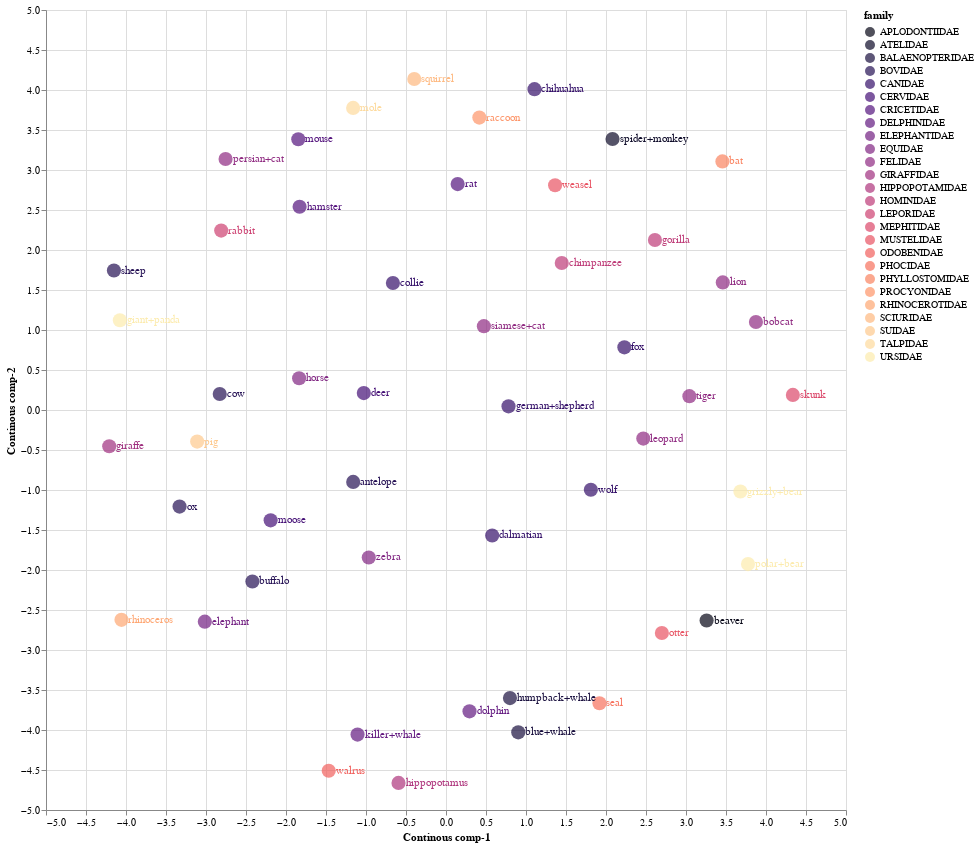

Source (notebook cell):
### Code cell
source = MDS_continous_df1

points = alt.Chart(source).mark_circle(size=200).encode(
    x='Continous comp-1:Q',
    y='Continous comp-2:Q',
    color=alt.Color('family:N', scale=alt.Scale(scheme='Magma'))
    ).properties(
    width=800,
    height=800
)

text = points.mark_text(
    align='left',
    baseline='middle',
    dx=7
).encode(
    text='index:N'
)

points.interactive() + text

### Figure 1 — Vega-Lite specification as saved in the notebook (floating-point values rounded to 4 significant figures)
{"config": {"view": {"continuousWidth": 400, "continuousHeight": 300}}, "layer": [{"mark": {"type": "circle", "size": 200}, "encoding": {"color": {"field": "family", "scale": {"scheme": "Magma"}, "type": "nominal"}, "x": {"field": "Continous comp-1", "type": "quantitative"}, "y": {"field": "Continous comp-2", "type": "quantitative"}}, "height": 800, "selection": {"selector022": {"type": "interval", "bind": "scales", "encodings": ["x", "y"]}}, "width": 800}, {"mark": {"type": "text", "align": "left", "baseline": "middle", "dx": 7}, "encoding": {"color": {"field": "family", "scale": {"scheme": "Magma"}, "type": "nominal"}, "text": {"field": "index", "type": "nominal"}, "x": {"field": "Continous comp-1", "type": "quantitative"}, "y": {"field": "Continous comp-2", "type": "quantitative"}}, "height": 800, "width": 800}], "data": {"name": "data-be013db7db6c32779ffae5404b386aa8"}, "$schema": "https://vega.github.io/schema/vega-lite/v4.17.0.json", "datasets": {"data-be013db7db6c32779ffae5404b386aa8": [{"Continous comp-1": -1.16, "Continous comp-2": -0.8992, "index": "antelope", "order": "ARTIODACTYLA", "family": "BOVIDAE", "K_mean": 3}, {"Continous comp-1": 3.68, "Continous comp-2": -1.019, "index": "grizzly+bear", "order": "CARNIVORA", "family": "URSIDAE", "K_mean": 21}, {"Continous comp-1": -1.106, "Continous comp-2": -4.058, "index": "killer+whale", "order": "ARTIODACTYLA", "family": "DELPHINIDAE", "K_mean": 15}, {"Continous comp-1": 3.258, "Continous comp-2": -2.631, "index": "beaver", "order": "RODENTIA", "family": "APLODONTIIDAE", "K_mean": 6}, {"Continous comp-1": 0.5773, "Continous comp-2": -1.568, "index": "dalmatian", "order": "CARNIVORA", "family": "CANIDAE", "K_mean": 4}, {"Continous comp-1": -2.756, "Continous comp-2": 3.137, "index": "persian+cat", "order": "CARNIVORA", "family": "FELIDAE", "K_mean": 4}, {"Continous comp-1": -1.836, "Continous comp-2": 0.3966, "index": "horse", "order": "PERISSODACTYLA", "family": "EQUIDAE", "K_mean": 20}, {"Continous comp-1": 0.7813, "Continous comp-2": 0.04564, "index": "german+shepherd", "order": "CARNIVORA", "family": "CANIDAE", "K_mean": 4}, {"Continous comp-1": 0.9033, "Continous comp-2": -4.029, "index": "blue+whale", "order": "ARTIODACTYLA", "family": "BALAENOPTERIDAE", "K_mean": 5}, {"Continous comp-1": 0.4737, "Continous comp-2": 1.048, "index": "siamese+cat", "order": "CARNIVORA", "family": "FELIDAE", "K_mean": 4}, {"Continous comp-1": 4.336, "Continous comp-2": 0.1883, "index": "skunk", "order": "CARNIVORA", "family": "MEPHITIDAE", "K_mean": 25}, {"Continous comp-1": -1.161, "Continous comp-2": 3.776, "index": "mole", "order": "EULIPOTYPHLA", "family": "TALPIDAE", "K_mean": 2}, {"Continous comp-1": 3.042, "Continous comp-2": 0.1729, "index": "tiger", "order": "CARNIVORA", "family": "FELIDAE", "K_mean": 9}, {"Continous comp-1": -0.5936, "Continous comp-2": -4.662, "index": "hippopotamus", "order": "ARTIODACTYLA", "family": "HIPPOPOTAMIDAE", "K_mean": 22}, {"Continous comp-1": 2.466, "Continous comp-2": -0.3571, "index": "leopard", "order": "CARNIVORA", "family": "FELIDAE", "K_mean": 23}, {"Continous comp-1": -2.192, "Continous comp-2": -1.38, "index": "moose", "order": "ARTIODACTYLA", "family": "CERVIDAE", "K_mean": 3}, {"Continous comp-1": 2.082, "Continous comp-2": 3.388, "index": "spider+monkey", "order": "PRIMATES", "family": "ATELIDAE", "K_mean": 16}, {"Continous comp-1": 0.7997, "Continous comp-2": -3.601, "index": "humpback+whale", "order": "ARTIODACTYLA", "family": "BALAENOPTERIDAE", "K_mean": 5}, {"Continous comp-1": -3.015, "Continous comp-2": -2.645, "index": "elephant", "order": "PROBOSCIDEA", "family": "ELEPHANTIDAE", "K_mean": 12}, {"Continous comp-1": 2.612, "Continous comp-2": 2.125, "index": "gorilla", "order": "PRIMATES", "family": "HOMINIDAE", "K_mean": 13}, {"Continous comp-1": -3.331, "Continous comp-2": -1.207, "index": "ox", "order": "ARTIODACTYLA", "family": "BOVIDAE", "K_mean": 1}, {"Continous comp-1": 2.23, "Continous comp-2": 0.7832, "index": "fox", "order": "CARNIVORA", "family": "CANIDAE", "K_mean": 7}, {"Continous comp-1": -4.151, "Continous comp-2": 1.743, "index": "sheep", "order": "ARTIODACTYLA", "family": "BOVIDAE", "K_mean": 19}, {"Continous comp-1": 1.918, "Continous comp-2": -3.666, "index": "seal", "order": "CARNIVORA", "family": "PHOCIDAE", "K_mean": 18}, {"Continous comp-1": 1.447, "Continous comp-2": 1.838, "index": "chimpanzee", "order": "PRIMATES", "family": "HOMINIDAE", "K_mean": 13}, {"Continous comp-1": -1.83, "Continous comp-2": 2.54, "index": "hamster", "order": "RODENTIA", "family": "CRICETIDAE", "K_mean": 0}, {"Continous comp-1": -0.3966, "Continous comp-2": 4.138, "index": "squirrel", "order": "RODENTIA", "family": "SCIURIDAE", "K_mean": 16}, {"Continous comp-1": -4.056, "Continous comp-2": -2.623, "index": "rhinoceros", "order": "PERISSODACTYLA", "family": "RHINOCEROTIDAE", "K_mean": 12}, {"Continous comp-1": -2.81, "Continous comp-2": 2.242, "index": "rabbit", "order": "LAGOMORPHA", "family": "LEPORIDAE", "K_mean": 0}, {"Continous comp-1": 3.455, "Continous comp-2": 3.107, "index": "bat", "order": "CHIROPTERA", "family": "PHYLLOSTOMIDAE", "K_mean": 11}, {"Continous comp-1": -4.21, "Continous comp-2": -0.4533, "index": "giraffe", "order": "ARTIODACTYLA", "family": "GIRAFFIDAE", "K_mean": 3}, {"Continous comp-1": 1.811, "Continous comp-2": -0.9966, "index": "wolf", "order": "CARNIVORA", "family": "CANIDAE", "K_mean": 9}, {"Continous comp-1": 1.106, "Continous comp-2": 4.01, "index": "chihuahua", "order": "CARNIVORA", "family": "CANIDAE", "K_mean": 4}, {"Continous comp-1": 0.1457, "Continous comp-2": 2.824, "index": "rat", "order": "RODENTIA", "family": "CRICETIDAE", "K_mean": 2}, {"Continous comp-1": 1.364, "Continous comp-2": 2.809, "index": "weasel", "order": "CARNIVORA", "family": "MUSTELIDAE", "K_mean": 2}, {"Continous comp-1": 2.699, "Continous comp-2": -2.787, "index": "otter", "order": "CARNIVORA", "family": "MUSTELIDAE", "K_mean": 14}, {"Continous comp-1": -2.42, "Continous comp-2": -2.144, "index": "buffalo", "order": "ARTIODACTYLA", "family": "BOVIDAE", "K_mean": 1}, {"Continous comp-1": -0.9652, "Continous comp-2": -1.844, "index": "zebra", "order": "PERISSODACTYLA", "family": "EQUIDAE", "K_mean": 20}, {"Continous comp-1": -4.076, "Continous comp-2": 1.122, "index": "giant+panda", "order": "CARNIVORA", "family": "URSIDAE", "K_mean": 17}, {"Continous comp-1": -1.028, "Continous comp-2": 0.2114, "index": "deer", "order": "ARTIODACTYLA", "family": "CERVIDAE", "K_mean": 3}, {"Continous comp-1": 3.874, "Continous comp-2": 1.1, "index": "bobcat", "order": "CARNIVORA", "family": "FELIDAE", "K_mean": 7}, {"Continous comp-1": -3.11, "Continous comp-2": -0.3949, "index": "pig", "order": "ARTIODACTYLA", "family": "SUIDAE", "K_mean": 1}, {"Continous comp-1": 3.46, "Continous comp-2": 1.595, "index": "lion", "order": "CARNIVORA", "family": "FELIDAE", "K_mean": 23}, {"Continous comp-1": -1.846, "Continous comp-2": 3.384, "index": "mouse", "order": "RODENTIA", "family": "CRICETIDAE", "K_mean": 24}, {"Continous comp-1": 3.775, "Continous comp-2": -1.926, "index": "polar+bear", "order": "CARNIVORA", "family": "URSIDAE", "K_mean": 8}, {"Continous comp-1": -0.6636, "Continous comp-2": 1.588, "index": "collie", "order": "CARNIVORA", "family": "CANIDAE", "K_mean": 4}, {"Continous comp-1": -1.466, "Continous comp-2": -4.51, "index": "walrus", "order": "CARNIVORA", "family": "ODOBENIDAE", "K_mean": 10}, {"Continous comp-1": 0.4166, "Continous comp-2": 3.655, "index": "raccoon", "order": "CARNIVORA", "family": "PROCYONIDAE", "K_mean": 2}, {"Continous comp-1": -2.828, "Continous comp-2": 0.1996, "index": "cow", "order": "ARTIODACTYLA", "family": "BOVIDAE", "K_mean": 1}, {"Continous comp-1": 0.2938, "Continous comp-2": -3.767, "index": "dolphin", "order": "ARTIODACTYLA", "family": "DELPHINIDAE", "K_mean": 18}]}}
